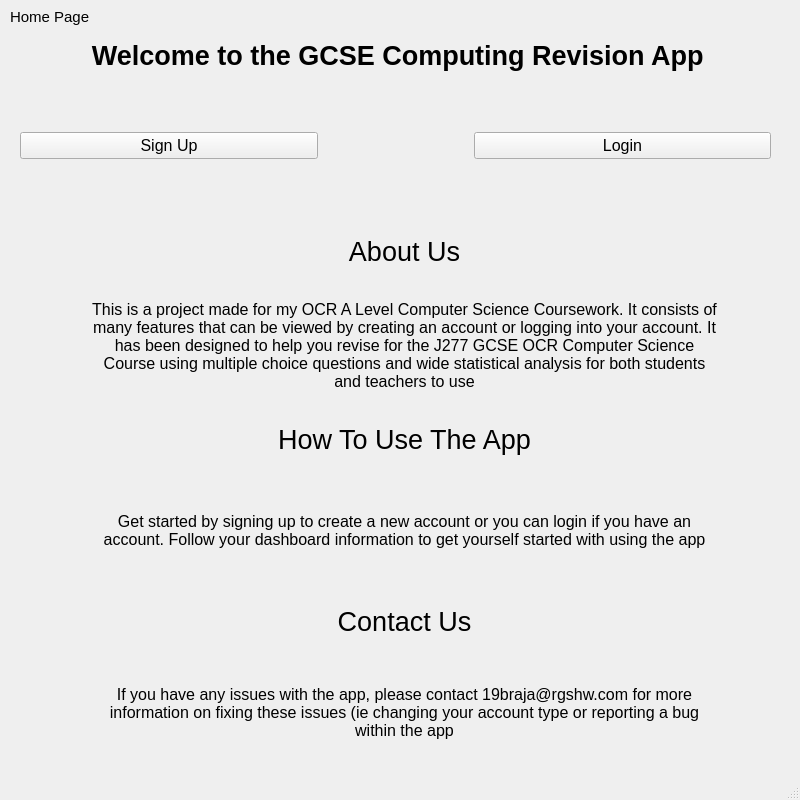
<?xml version="1.0" encoding="UTF-8"?>
<ui version="4.0">
 <class>MainWindow</class>
 <widget class="QMainWindow" name="MainWindow">
  <property name="geometry">
   <rect>
    <x>0</x>
    <y>0</y>
    <width>800</width>
    <height>800</height>
   </rect>
  </property>
  <property name="windowTitle">
   <string>MainWindow</string>
  </property>
  <widget class="QWidget" name="centralwidget">
   <widget class="QLabel" name="labelForPage">
    <property name="geometry">
     <rect>
      <x>10</x>
      <y>0</y>
      <width>81</width>
      <height>33</height>
     </rect>
    </property>
    <property name="font">
     <font>
      <pointsize>11</pointsize>
      <weight>50</weight>
      <bold>false</bold>
      <kerning>true</kerning>
     </font>
    </property>
    <property name="tabletTracking">
     <bool>false</bool>
    </property>
    <property name="layoutDirection">
     <enum>Qt::LeftToRight</enum>
    </property>
    <property name="styleSheet">
     <string notr="true"/>
    </property>
    <property name="text">
     <string>Home Page</string>
    </property>
   </widget>
   <widget class="QWidget" name="horizontalLayoutWidget">
    <property name="geometry">
     <rect>
      <x>20</x>
      <y>110</y>
      <width>751</width>
      <height>71</height>
     </rect>
    </property>
    <layout class="QHBoxLayout" name="buttonsLayout">
     <item>
      <widget class="QPushButton" name="signUpButton">
       <property name="font">
        <font>
         <pointsize>12</pointsize>
        </font>
       </property>
       <property name="text">
        <string>Sign Up</string>
       </property>
      </widget>
     </item>
     <item>
      <spacer name="horizontalSpacer">
       <property name="orientation">
        <enum>Qt::Horizontal</enum>
       </property>
       <property name="sizeType">
        <enum>QSizePolicy::Fixed</enum>
       </property>
       <property name="sizeHint" stdset="0">
        <size>
         <width>150</width>
         <height>20</height>
        </size>
       </property>
      </spacer>
     </item>
     <item>
      <widget class="QPushButton" name="loginButton">
       <property name="font">
        <font>
         <pointsize>12</pointsize>
        </font>
       </property>
       <property name="text">
        <string>Login</string>
       </property>
      </widget>
     </item>
    </layout>
   </widget>
   <widget class="QWidget" name="verticalLayoutWidget">
    <property name="geometry">
     <rect>
      <x>80</x>
      <y>20</y>
      <width>643</width>
      <height>71</height>
     </rect>
    </property>
    <layout class="QVBoxLayout" name="welcomeLayout">
     <item>
      <widget class="QLabel" name="welcomeHeader">
       <property name="font">
        <font>
         <pointsize>20</pointsize>
         <weight>75</weight>
         <bold>true</bold>
        </font>
       </property>
       <property name="mouseTracking">
        <bool>true</bool>
       </property>
       <property name="layoutDirection">
        <enum>Qt::LeftToRight</enum>
       </property>
       <property name="styleSheet">
        <string notr="true"/>
       </property>
       <property name="text">
        <string>Welcome to the GCSE Computing Revision App </string>
       </property>
       <property name="alignment">
        <set>Qt::AlignCenter</set>
       </property>
      </widget>
     </item>
    </layout>
   </widget>
   <widget class="QWidget" name="gridLayoutWidget">
    <property name="geometry">
     <rect>
      <x>89</x>
      <y>209</y>
      <width>631</width>
      <height>546</height>
     </rect>
    </property>
    <layout class="QGridLayout" name="gridLayout_2">
     <item row="6" column="0">
      <spacer name="horizontalSpacer_6">
       <property name="orientation">
        <enum>Qt::Horizontal</enum>
       </property>
       <property name="sizeHint" stdset="0">
        <size>
         <width>40</width>
         <height>20</height>
        </size>
       </property>
      </spacer>
     </item>
     <item row="6" column="1">
      <widget class="QLabel" name="aboutUsText_3">
       <property name="font">
        <font>
         <pointsize>20</pointsize>
         <weight>50</weight>
         <bold>false</bold>
         <kerning>true</kerning>
        </font>
       </property>
       <property name="tabletTracking">
        <bool>false</bool>
       </property>
       <property name="layoutDirection">
        <enum>Qt::LeftToRight</enum>
       </property>
       <property name="styleSheet">
        <string notr="true"/>
       </property>
       <property name="text">
        <string>Contact Us</string>
       </property>
       <property name="alignment">
        <set>Qt::AlignCenter</set>
       </property>
      </widget>
     </item>
     <item row="3" column="1">
      <widget class="QLabel" name="appUsageText">
       <property name="font">
        <font>
         <pointsize>20</pointsize>
         <weight>50</weight>
         <bold>false</bold>
         <kerning>true</kerning>
        </font>
       </property>
       <property name="tabletTracking">
        <bool>false</bool>
       </property>
       <property name="layoutDirection">
        <enum>Qt::LeftToRight</enum>
       </property>
       <property name="styleSheet">
        <string notr="true"/>
       </property>
       <property name="text">
        <string>How To Use The App</string>
       </property>
       <property name="alignment">
        <set>Qt::AlignCenter</set>
       </property>
      </widget>
     </item>
     <item row="3" column="2">
      <spacer name="horizontalSpacer_5">
       <property name="orientation">
        <enum>Qt::Horizontal</enum>
       </property>
       <property name="sizeHint" stdset="0">
        <size>
         <width>40</width>
         <height>20</height>
        </size>
       </property>
      </spacer>
     </item>
     <item row="4" column="0" colspan="3">
      <widget class="QLabel" name="aboutUsInfo_2">
       <property name="enabled">
        <bool>true</bool>
       </property>
       <property name="sizePolicy">
        <sizepolicy hsizetype="Preferred" vsizetype="Minimum">
         <horstretch>0</horstretch>
         <verstretch>0</verstretch>
        </sizepolicy>
       </property>
       <property name="font">
        <font>
         <pointsize>12</pointsize>
         <weight>50</weight>
         <bold>false</bold>
         <kerning>true</kerning>
        </font>
       </property>
       <property name="tabletTracking">
        <bool>false</bool>
       </property>
       <property name="layoutDirection">
        <enum>Qt::LeftToRight</enum>
       </property>
       <property name="styleSheet">
        <string notr="true"/>
       </property>
       <property name="lineWidth">
        <number>1</number>
       </property>
       <property name="text">
        <string>Get started by signing up to create a new account or you can login if you have an account. Follow your dashboard information to get yourself started with using the app</string>
       </property>
       <property name="textFormat">
        <enum>Qt::AutoText</enum>
       </property>
       <property name="scaledContents">
        <bool>false</bool>
       </property>
       <property name="alignment">
        <set>Qt::AlignCenter</set>
       </property>
       <property name="wordWrap">
        <bool>true</bool>
       </property>
      </widget>
     </item>
     <item row="1" column="1">
      <widget class="QLabel" name="aboutUsText">
       <property name="font">
        <font>
         <pointsize>20</pointsize>
         <weight>50</weight>
         <bold>false</bold>
         <kerning>true</kerning>
        </font>
       </property>
       <property name="tabletTracking">
        <bool>false</bool>
       </property>
       <property name="layoutDirection">
        <enum>Qt::LeftToRight</enum>
       </property>
       <property name="styleSheet">
        <string notr="true"/>
       </property>
       <property name="text">
        <string>About Us</string>
       </property>
       <property name="alignment">
        <set>Qt::AlignCenter</set>
       </property>
      </widget>
     </item>
     <item row="1" column="2">
      <spacer name="horizontalSpacer_3">
       <property name="orientation">
        <enum>Qt::Horizontal</enum>
       </property>
       <property name="sizeHint" stdset="0">
        <size>
         <width>40</width>
         <height>20</height>
        </size>
       </property>
      </spacer>
     </item>
     <item row="1" column="0">
      <spacer name="horizontalSpacer_2">
       <property name="orientation">
        <enum>Qt::Horizontal</enum>
       </property>
       <property name="sizeHint" stdset="0">
        <size>
         <width>40</width>
         <height>20</height>
        </size>
       </property>
      </spacer>
     </item>
     <item row="2" column="0" colspan="3">
      <widget class="QLabel" name="aboutUsInfo">
       <property name="enabled">
        <bool>true</bool>
       </property>
       <property name="sizePolicy">
        <sizepolicy hsizetype="Preferred" vsizetype="Minimum">
         <horstretch>0</horstretch>
         <verstretch>0</verstretch>
        </sizepolicy>
       </property>
       <property name="font">
        <font>
         <pointsize>12</pointsize>
         <weight>50</weight>
         <bold>false</bold>
         <kerning>true</kerning>
        </font>
       </property>
       <property name="tabletTracking">
        <bool>false</bool>
       </property>
       <property name="layoutDirection">
        <enum>Qt::LeftToRight</enum>
       </property>
       <property name="styleSheet">
        <string notr="true"/>
       </property>
       <property name="lineWidth">
        <number>1</number>
       </property>
       <property name="text">
        <string>This is a project made for my OCR A Level Computer Science Coursework. It consists of many features that can be viewed by creating an account or logging into your account. It has been designed to help you revise for the J277 GCSE OCR Computer Science Course using multiple choice questions and wide statistical analysis for both students and teachers to use</string>
       </property>
       <property name="textFormat">
        <enum>Qt::AutoText</enum>
       </property>
       <property name="scaledContents">
        <bool>false</bool>
       </property>
       <property name="alignment">
        <set>Qt::AlignCenter</set>
       </property>
       <property name="wordWrap">
        <bool>true</bool>
       </property>
      </widget>
     </item>
     <item row="3" column="0">
      <spacer name="horizontalSpacer_4">
       <property name="orientation">
        <enum>Qt::Horizontal</enum>
       </property>
       <property name="sizeHint" stdset="0">
        <size>
         <width>40</width>
         <height>20</height>
        </size>
       </property>
      </spacer>
     </item>
     <item row="7" column="0" colspan="3">
      <widget class="QLabel" name="aboutUsInfo_3">
       <property name="enabled">
        <bool>true</bool>
       </property>
       <property name="sizePolicy">
        <sizepolicy hsizetype="Preferred" vsizetype="Minimum">
         <horstretch>0</horstretch>
         <verstretch>0</verstretch>
        </sizepolicy>
       </property>
       <property name="font">
        <font>
         <pointsize>12</pointsize>
         <weight>50</weight>
         <bold>false</bold>
         <kerning>true</kerning>
        </font>
       </property>
       <property name="tabletTracking">
        <bool>false</bool>
       </property>
       <property name="layoutDirection">
        <enum>Qt::LeftToRight</enum>
       </property>
       <property name="styleSheet">
        <string notr="true"/>
       </property>
       <property name="lineWidth">
        <number>1</number>
       </property>
       <property name="text">
        <string>If you have any issues with the app, please contact 19braja@rgshw.com for more information on fixing these issues (ie changing your account type or reporting a bug within the app</string>
       </property>
       <property name="textFormat">
        <enum>Qt::AutoText</enum>
       </property>
       <property name="scaledContents">
        <bool>false</bool>
       </property>
       <property name="alignment">
        <set>Qt::AlignCenter</set>
       </property>
       <property name="wordWrap">
        <bool>true</bool>
       </property>
      </widget>
     </item>
     <item row="6" column="2">
      <spacer name="horizontalSpacer_7">
       <property name="orientation">
        <enum>Qt::Horizontal</enum>
       </property>
       <property name="sizeHint" stdset="0">
        <size>
         <width>40</width>
         <height>20</height>
        </size>
       </property>
      </spacer>
     </item>
    </layout>
   </widget>
  </widget>
  <widget class="QMenuBar" name="menubar">
   <property name="geometry">
    <rect>
     <x>0</x>
     <y>0</y>
     <width>800</width>
     <height>21</height>
    </rect>
   </property>
  </widget>
  <widget class="QStatusBar" name="statusbar"/>
 </widget>
 <resources/>
 <connections/>
</ui>
